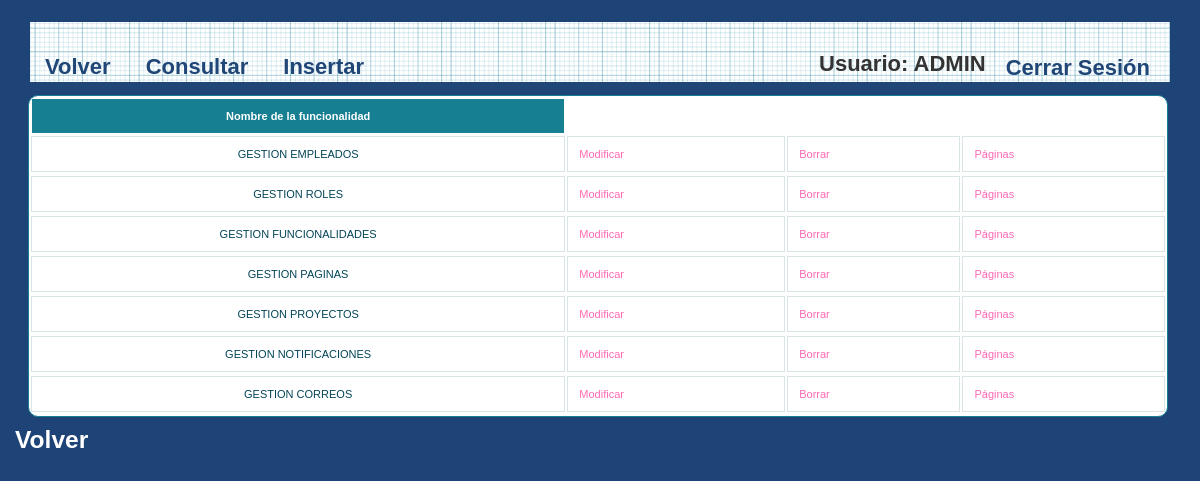
Page /et3_iu/Controllers/FUNCIONALIDAD_Controller.php (signed in) on the committed database.
### tables this page shows
CREATE TABLE IF NOT EXISTS `FUNCIONALIDAD` (
`FUNCIONALIDAD_ID` int(10) NOT NULL,
  `FUNCIONALIDAD_NOM` varchar(80) NOT NULL
);

### et3_iu/Controllers/FUNCIONALIDAD_Controller.php (called while the page is built, shortened)
<?php
include '../Models/FUNCIONALIDAD_Model.php';
	Switch ($_REQUEST['accion']){
		default:
			if (!isset($_REQUEST['FUNCIONALIDAD_NOM'])){
				$funcionalidad = new FUNCIONALIDAD_MODEL('', '');
			}
			else {
				$rol=get_data_form();
			}
			$datos = $funcionalidad->ConsultarTodo();
			if(!tienePermisos('FUNCIONALIDAD_Show')){
				new Mensaje('No tienes los permisos necesarios','../Views/DEFAULT_Vista.php');
			}
			else {
				new FUNCIONALIDAD_Show($datos, '../Views/DEFAULT_Vista.php');
			}
	}
?>

### et3_iu/Models/FUNCIONALIDAD_Model.php (called while the page is built, shortened)
<?php
class FUNCIONALIDAD_MODEL
{
	var $mysqli;
function ConectarBD()
{
    $this->mysqli = new mysqli( "localhost", "iu2016", "iu2016", "IU2016");
}
	function ConsultarTodo()
	{
		$sql = "select * from FUNCIONALIDAD ORDER BY FUNCIONALIDAD_ID";
		if (!($resultado = $this->mysqli->query($sql))){
			return 'Error en la consulta sobre la base de datos';
		}
		else{
			$toret=array();
			$i=0;
			while ($fila= $resultado->fetch_array()) {
				$toret[$i]=$fila;
				$i++;
			}
			return $toret;
		}
	}
}
?>

### et3_iu/Views/FUNCIONALIDAD_SHOW_ALL_Vista.php (the view, shortened to what this page needs)
<?php
class FUNCIONALIDAD_Show{
	private $datos;
	private $volver;
	function __construct($array, $volver){
		$this->datos = $array;
		$this->volver = $volver;
		$this->render();
	}
	function render(){
		?>
		<head><link rel="stylesheet" href="../Styles/styles.css" type="text/css" media="screen" /></head>
			<p>
				<h2>
					<div>
						<?php
						$lista = array('FUNCIONALIDAD_NOM');
						?>
						<head>
							<link rel="stylesheet" href="../Styles/styles.css" type="text/css" media="screen" />
							<link rel="stylesheet" type="text/css" href="../Styles/print.css" media="print" />
						</head>
						<div id="wrapper">
							<nav>
								<div class="menu">
									<ul>
										<li><a href="../Functions/Desconectar.php"><?php echo  $strings['Cerrar Sesión']; ?></a></li>
										<li><?php echo $strings['Usuario'].": ". $_SESSION['login']; ?></li>
									</ul>
									<?php echo '<a href=\'' . $this->volver . "'>" . $strings['Volver'] . " </a>"; ?></li>
									<a href='./FUNCIONALIDAD_Controller.php?accion=<?php echo $strings['Consultar']?>'><?php echo $strings['Consultar']?></a>
									<a href='./FUNCIONALIDAD_Controller.php?accion=<?php echo $strings['Insertar']?>'><?php echo $strings['Insertar']?></a>
								</div>
							</nav>
						<table id='btable' border = 1>
							<tr>
								<?php
								foreach($lista as $titulo){
										echo "<th>";
									?>
									<?php
									echo $strings[$titulo];
									?>
									</th>
									<?php
								}
								?>
							</tr>
							<?php
							for ($j=0;$j<count($this->datos);$j++){
							echo "<tr>";
							foreach ($this->datos [$j] as $clave => $valor) {
                                for ($i = 0; $i < count($lista); $i++) {
                                    if ($clave === $lista[$i]) {
                                    ?>
                                    <?php
                                    echo "<td>";
                                    echo $valor;
                                    echo "</td>";
                                    }
                                }
                            }
							?>
							<td>
								<a href='FUNCIONALIDAD_Controller.php?FUNCIONALIDAD_NOM=<?php echo $this->datos[$j]['FUNCIONALIDAD_NOM'] . '&accion='.$strings['Modificar']; ?>'><?php echo $strings['Modificar']?></a>
							</td>
							<td>
								<a href='FUNCIONALIDAD_Controller.php?FUNCIONALIDAD_NOM=<?php echo $this->datos[$j]['FUNCIONALIDAD_NOM'] . '&accion='.$strings['Borrar']; ?>'><?php echo $strings['Borrar']?></a>
							</td>
								<td>
									<a href='FUNCIONALIDAD_Controller.php?FUNCIONALIDAD_NOM=<?php echo $this->datos[$j]['FUNCIONALIDAD_NOM'] . '&accion='.$strings['Paginas']; ?>'><?php echo $strings['Páginas']?></a>
								</td>
								<?php
								echo "<tr>";
								}
								?>
						</table>
					</div>
					<h3>
			<p>
				<?php
				echo '<a class="form-link" href=\'' . $this->volver . "'>" . $strings['Volver'] . " </a>";
				?>
				</h3>
			</p>
		<?php
	}
}

### et3_iu/Styles/styles.css (style rules this page uses)
* { margin: 0; padding: 0; }
ul li { list-style-type:none; }
header, footer, section, aside, nav, article { display: block; }
#wrapper { width: 1140px; margin: 0 auto; margin-top: 5px; margin-bottom: 5px; }
nav { width: 1140px; height: 69px; margin: 0 auto; background: #1F4677 url(../images/blueprintpaper.png) repeat-x; }
h1,h2,h3,h4,h5,h6 { font-weight: bold; clear: both; color: #333; list-style-type:none; }
a:link, a:visited { color:hotpink; text-decoration: none; }
p { margin-bottom: 18px; }
li { padding-left: 5px; }
nav .menu { font-size: 22px; font-weight: bold; }
nav .menu ul { margin: 0; padding: 25px 0 0 20px; list-style: none; line-height: normal; }
nav .menu li { display: block; float: right; }
nav .menu a { display: block; margin-right: 5px; padding: 0px 15px; text-decoration: none; color: #1F4677; float:left; }
table { white-space: normal; line-height: normal; font-weight: normal; font-size: small; font-style: normal; color: black; text-align: center; font-variant: normal; border-color: gray; background-color: white; }
#btable { white-space: normal; line-height: normal; font-weight: normal; font-size: 11px; font-style: normal; color: black; text-align: center; font-variant: normal; border-color: gray; background-color: white; margin-left: -2px; }
#btable { width: 100%; overflow: hidden; background: #FFF; color: #024457; border-radius: 10px; border: 1px solid #167F92; }
#btable tr { border: 1px solid #D9E4E6; }
#btable tr:nth-child(odd) { background-color: #EAF3F3; }
#btable th { display: none; border: 1px solid #FFF; background-color: #167F92; color: #FFF; padding: 1em; }
#btable th:first-child { display: table-cell; text-align: center; }
#btable td { display: block; word-wrap: break-word; max-width: 7em; }
#btable td:first-child { display: table-cell; text-align: center; border-right: 1px solid #D9E4E6; }
@media (min-width: 480px) { #btable td { border: 1px solid #D9E4E6; } }
#btable th, #btable td { text-align: left; margin: .5em 1em; }
@media (min-width: 480px) { #btable th, #btable td { display: table-cell; padding: 1em; } }
#content p, ul, ol, hr { margin-bottom: 24px; }
#content h1, h2, h3, h4, h5, h6 { color: #333; margin: 0 0 20px 0; line-height: 1.5em; }
* { margin-top: 4px; }
.form-link { color: white !important; margin-left: 15px; }

### et3_iu/Styles/print.css (style rules this page uses)
a { text-decoration : underline; color : #0000ff; }
a:link:after, a:visited:after { content: " (" attr(href) ") "; font-size: 70%; }
nav, footer, header, aside { display : none; }

### rows in the picture
funcionalidad: FUNCIONALIDAD_NOM "GESTION EMPLEADOS"
funcionalidad: FUNCIONALIDAD_NOM "GESTION ROLES"
funcionalidad: FUNCIONALIDAD_NOM "GESTION FUNCIONALIDADES"
funcionalidad: FUNCIONALIDAD_NOM "GESTION PAGINAS"
funcionalidad: FUNCIONALIDAD_NOM "GESTION PROYECTOS"
funcionalidad: FUNCIONALIDAD_NOM "GESTION NOTIFICACIONES"
funcionalidad: FUNCIONALIDAD_NOM "GESTION CORREOS"

### other values in the picture
$strings['Cerrar Sesión'] "Cerrar Sesión"
$strings['Usuario'] "Usuario"
$_SESSION['login'] "ADMIN"
$strings['Volver'] "Volver"
$strings['Consultar'] "Consultar"
$strings['Insertar'] "Insertar"
$strings[$titulo] "Nombre de la funcionalidad"
